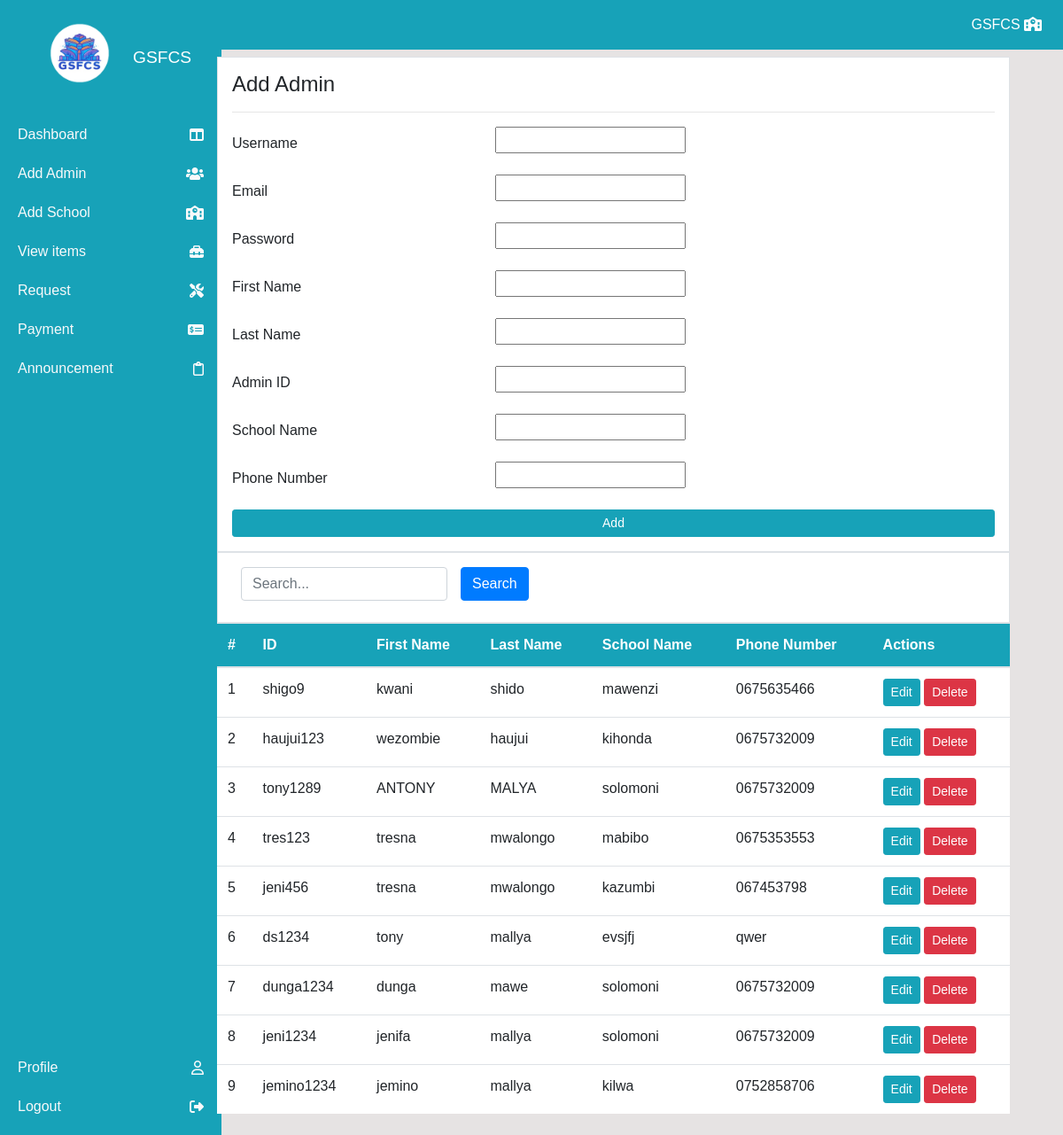
/addadmin/ (signed in), run on the app's committed database.
### school/models.py (models this page shows, shortened)
class SchoolAdmin(models.Model):
    user = models.OneToOneField(User, on_delete=models.CASCADE, null=True, blank=True)
    SchoolAdminID = models.CharField(max_length=100, unique=True, null=True, blank=True)
    AdminMname = models.CharField(max_length=50, null=True, blank=True)
    AdminSname = models.CharField(max_length=50, null=True, blank=True)
    AdminPhoneNumber = models.CharField(max_length=50, null=True, blank=True)

### school/views.py (the view, shortened to what this page needs)
# urls.py: path('addadmin/', views.addadmin, name='school-addadmin'),
@login_required
@staff_required
def addadmin(request):
    items = SchoolAdmin.objects.all()
    items_count = items.count()
    search_query = request.GET.get('search')
    user_form = UserForm()
    admin_form = SchoolAdminForm()
    context = {
        'items': items,
        'user_form': user_form,
        'admin_form': admin_form,
        'items_count': items_count,
    }
    return render(request, 'schooldash/addadmin.html', context)

### school/forms.py (shortened to what this page needs)
class UserForm(forms.ModelForm):
    password = forms.CharField(widget=forms.PasswordInput)
    class Meta:
        model = User
        fields = ['username', 'password', 'email', 'first_name', 'last_name']

class SchoolAdminForm(forms.ModelForm):
    class Meta:
        model = SchoolAdmin
        fields = '__all__'

### templates/schooldash/addadmin.html (shortened to what this page needs)
{% extends 'partials/base.html' %}
{% block content %}
{% include 'partials/topnav.html' %}
<div class="container">
    <div class="row my-2">
        <div class="col-md-2"></div>
        <div class="col-md-10">
            <div class="border bg-white p-3">
                <h4>Add Admin</h4>
                <hr>
                <form method="POST">
                    <div class="form-group row">
                        <label for="id_username" class="col-sm-4 col-form-label">Username</label>
                        <div class="col-sm-8">
                            {{ user_form.username }}
                        </div>
                    </div>
                    <div class="form-group row">
                        <label for="id_email" class="col-sm-4 col-form-label">Email</label>
                        <div class="col-sm-8">
                            {{ user_form.email }}
                        </div>
                    </div>
                    <div class="form-group row">
                        <label for="id_password1" class="col-sm-4 col-form-label">Password</label>
                        <div class="col-sm-8">
                            {{ user_form.password }}
                        </div>
                    </div>
                    <div class="form-group row">
                        <label for="id_email" class="col-sm-4 col-form-label">First Name</label>
                        <div class="col-sm-8">
                            {{ user_form.first_name }}
                        </div>
                    </div>
                    <div class="form-group row">
                        <label for="id_email" class="col-sm-4 col-form-label">Last Name</label>
                        <div class="col-sm-8">
                            {{ user_form.last_name }}
                        </div>
                    </div>
                    <div class="form-group row">
                        <label for="id_SchoolAdminID" class="col-sm-4 col-form-label">Admin ID</label>
                        <div class="col-sm-8">
                            {{ admin_form.SchoolAdminID }}
                        </div>
                    </div>
                    <div class="form-group row">
                        <label for="id_AdminMname" class="col-sm-4 col-form-label">School Name</label>
                        <div class="col-sm-8">
                            {{ admin_form.AdminSname }}
                        </div>
                    </div>
                    <div class="form-group row">
                        <label for="id_AdminPhoneNumber" class="col-sm-4 col-form-label">Phone Number</label>
                        <div class="col-sm-8">
                            {{ admin_form.AdminPhoneNumber }}
                        </div>
                    </div>
                    <button type="submit" class="btn btn-info btn-sm btn-block">Add</button>
                </form>
            </div>
        </div>
        <div class="col-md-2"></div>
        <div class="col-md-10">
            <div class="border bg-white p-3">
                <div class="form-row align-items-center">
                    <form method="GET" class="form-inline">
                        <div class="col-auto">
                            <input type="text" class="form-control mb-2" id="searchInput" name="search" placeholder="Search..." value="{{ request.GET.search }}">
                        </div>
                        <button type="submit" class="btn btn-primary mb-2">Search</button>
                    </form>
                </div>
            </div>
            <table class="table bg-white">
                <thead class="bg-info">
                    <tr class="text-white">
                        <th scope="col">#</th>
                        <th scope="col">ID</th>
                        <th scope="col">First Name</th>
                        <th scope="col">Last Name</th>
                        <th scope="col">School Name</th>
                        <th scope="col">Phone Number</th>
                        <th scope="col">Actions</th>
                    </tr>
                </thead>
                <tbody>
                    {% for item in items %}
                    <tr>
                        <td>{{ forloop.counter }}</td>
                        <td>{{ item.SchoolAdminID }}</td>
                        <td>{{ item.user.first_name }}</td>
                        <td>{{ item.user.last_name }}</td>
                        <td>{{ item.AdminSname }}</td>
                        <td>{{ item.AdminPhoneNumber }}</td>
                        <td>
                            <a class="btn btn-info btn-sm" href="{% url 'school-addadmin-edit' item.id %}">Edit</a>
                            <a class="btn btn-danger btn-sm" href="{% url 'school-addadmin-delete' item.id %}">Delete</a>
                        </td>
                    </tr>
                    {% endfor %}
                </tbody>
            </table>
        </div>
    </div>
</div>
{% endblock %}

### templates/partials/base.html (shortened to what this page needs)
{% load static %}
<!doctype html>
<html lang="en">
  <head>
      <link rel="stylesheet" href="https://cdn.jsdelivr.net/npm/bootstrap@4.0.0/dist/css/bootstrap.min.css">
      <link rel="stylesheet" href="https://cdnjs.cloudflare.com/ajax/libs/font-awesome/6.5.2/css/all.min.css" />
      <link rel="stylesheet" href="https://use.fontawesome.com/releases/v5.15.2/css/all.css"
>
      <link rel="stylesheet" href="{% static '/style.css' %}">
  </head>
  <body>
    {% include 'partials/nav.html' %}
    <div class="container">
        {% block content %}
        {% endblock %}
    </div>
</body>
</html>

### templates/partials/nav.html
<nav class="navbar navbar-expand-lg navbar-info bg-info">
    <div class="collapse navbar-collapse justify-content-end" id="navbarSupportedContent">
            <ul class="navbar-nav">
                <li class="nav-item active">
                    <a class="nav-link text-white" href="#">GSFCS <i class="fa-solid fa-school"></i></a>
                </li>
            </ul>
    </div>
</nav>

### templates/partials/topnav.html
<div class="sidebar">
    <div class="logo">
        <img src="/media/logo7.png" alt="Logo" class="logo">
        <div class="logo-text">GSFCS</div>
    </div>
    <a href="{% url 'school-index' %}" class="menu-item">
        <span>Dashboard</span>
        <i class="fa-solid fa-table-columns"></i>
    </a>
    <a href="{% url 'school-addadmin' %}" class="menu-item">
        <span>Add Admin</span>
        <i class="fas fa-users"></i>
    </a>
    <a href="{% url 'school-addschool' %}" class="menu-item">
        <span>Add School</span>
        <i class="fa-solid fa-school"></i>
    </a>
    <a href="{% url 'school-viewitems' %}" class="menu-item">
        <span>View items</span>
        <i class="fa-solid fa-toolbox"></i>
    </a>
    <a href="{% url 'school-maintanance2' %}" class="menu-item">
        <span>Request</span>
        <i class="fa-solid fa-screwdriver-wrench"></i>
    </a>
    <a href="{% url 'school-payment' %}" class="menu-item">
        <span>Payment</span>
        <i class="fa-solid fa-money-check-dollar"></i>
    </a>
    <a href="{% url 'school-viewannouncement' %}" class="menu-item">
        <span>Announcement</span>
        <i class="fa-regular fa-clipboard"></i>
    </a>
    <div class="footer">
        <a href="{% url 'district-profile' %}" class="menu-item">
            <span>Profile</span>
            <i class="fa-regular fa-user"></i>
        </a>
        <a href="{% url 'district-login' %}" class="menu-item">
            <span>Logout</span>
            <i class="fa-solid fa-right-from-bracket"></i>
        </a>
    </div>
</div>

### static/style.css (style rules this page uses)
body { background: rgb(230, 227, 227); }

### templates/partials/base.html (style rules this page uses)
body { margin: 0; padding: 0; font-family: Arial, sans-serif; }
.sidebar { height: 100%; width: 250px; position: fixed; top: 0; left: 0; background-color: #17A2B8; display: flex; flex-direction: column; align-items: flex-start; padding-top: 10px; }
.sidebar .logo { margin: 0 0 10px 20px; display: flex; align-items: center; }
.sidebar .logo-text { color: white; margin-left: 10px; font-size: 1.2rem; }
.sidebar .logo img { width: 100px; }
.sidebar a { padding: 10px 20px; text-decoration: none; font-size: 1rem; color: #f8f9fa; display: flex; justify-content: space-between; align-items: center; width: 100%; box-sizing: border-box; }
.sidebar .footer { margin-top: auto; width: 100%; padding: 10px 0; background-color: #17A2B8; }
.sidebar .footer a { color: #f8f9fa; text-decoration: none; padding: 10px 20px; display: flex; justify-content: space-between; align-items: center; width: 100%; }

### data on the page
SchoolAdmin: SchoolAdminID "shigo9", user.first_name "kwani", user.last_name "shido", AdminSname "mawenzi", AdminPhoneNumber "0675635466"
SchoolAdmin: SchoolAdminID "haujui123", user.first_name "wezombie", user.last_name "haujui", AdminSname "kihonda", AdminPhoneNumber "0675732009"
SchoolAdmin: SchoolAdminID "tony1289", user.first_name "ANTONY", user.last_name "MALYA", AdminSname "solomoni", AdminPhoneNumber "0675732009"
SchoolAdmin: SchoolAdminID "tres123", user.first_name "tresna", user.last_name "mwalongo", AdminSname "mabibo", AdminPhoneNumber "0675353553"
SchoolAdmin: SchoolAdminID "jeni456", user.first_name "tresna", user.last_name "mwalongo", AdminSname "kazumbi", AdminPhoneNumber "067453798"
SchoolAdmin: SchoolAdminID "ds1234", user.first_name "tony", user.last_name "mallya", AdminSname "evsjfj", AdminPhoneNumber "qwer"
SchoolAdmin: SchoolAdminID "dunga1234", user.first_name "dunga", user.last_name "mawe", AdminSname "solomoni", AdminPhoneNumber "0675732009"
SchoolAdmin: SchoolAdminID "jeni1234", user.first_name "jenifa", user.last_name "mallya", AdminSname "solomoni", AdminPhoneNumber "0675732009"
SchoolAdmin: SchoolAdminID "jemino1234", user.first_name "jemino", user.last_name "mallya", AdminSname "kilwa", AdminPhoneNumber "0752858706"
